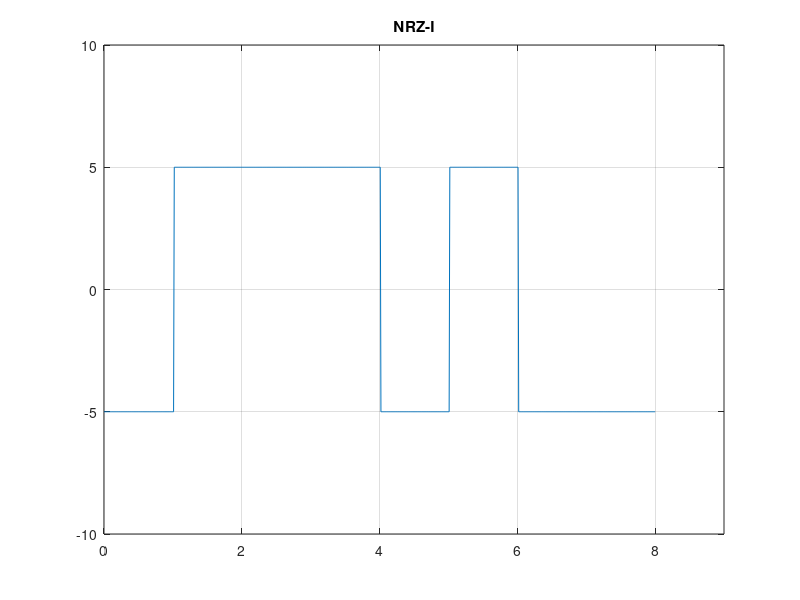

Recreate this plot in MATLAB.
clc
clear
close all

bits = [0,1,0,0,1,1,1,0];

prompt = 'What is the voltage? ';
voltage = input(prompt);

bitrate = 1;
Time=length(bits);

sampling_frequency = 100;
time = 0:bitrate/sampling_frequency:Time;

x = 1;
rate = -voltage;

for i = 1 :length(time)
    y_value(i) = rate;
    if time(i)>x
        x= x+1;
        if(bits(x)==1)
            rate= -voltage*flag;
        else
            rate = voltage*flag;
        end
    end
    flag = rate/voltage;
end

plot(time,y_value);
axis([0 Time+1 -2*voltage 2*voltage]);
grid on

x = 1;
in = 1;
tmp = -1;
for j=1:length(time)
  dm(x) = y_value(j)/voltage;
  if time(j)*bitrate>=x 
      if dm(x)==tmp
        ans_bits(in)=0;
      else 
        ans_bits(in)=1;
      end 
      
      tmp=dm(x);
      x=x+1;
      in= in+1;
  end
 end

title('NRZ-I');
disp(bits);
disp('Demodulation : ');
disp(ans_bits);


